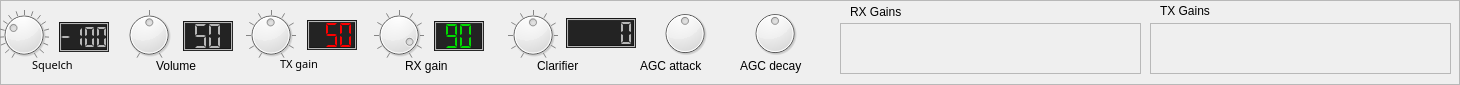
       <widget class="QFrame" name="controlsFrame">
        <property name="sizePolicy">
         <sizepolicy hsizetype="Expanding" vsizetype="Preferred">
          <horstretch>0</horstretch>
          <verstretch>0</verstretch>
         </sizepolicy>
        </property>
        <property name="minimumSize">
         <size>
          <width>600</width>
          <height>80</height>
         </size>
        </property>
        <property name="frameShape">
         <enum>QFrame::StyledPanel</enum>
        </property>
        <property name="frameShadow">
         <enum>QFrame::Raised</enum>
        </property>
        <widget class="QLabel" name="label">
         <property name="geometry">
          <rect>
           <x>280</x>
           <y>54</y>
           <width>61</width>
           <height>20</height>
          </rect>
         </property>
         <property name="sizePolicy">
          <sizepolicy hsizetype="Fixed" vsizetype="Preferred">
           <horstretch>0</horstretch>
           <verstretch>0</verstretch>
          </sizepolicy>
         </property>
         <property name="font">
          <font>
           <family>Sans Serif</family>
           <pointsize>8</pointsize>
           <weight>50</weight>
           <italic>false</italic>
           <bold>false</bold>
          </font>
         </property>
         <property name="styleSheet">
          <string notr="true"/>
         </property>
         <property name="text">
          <string>TX gain</string>
         </property>
        </widget>
        <widget class="QLabel" name="label_14">
         <property name="geometry">
          <rect>
           <x>156</x>
           <y>56</y>
           <width>61</width>
           <height>20</height>
          </rect>
         </property>
         <property name="sizePolicy">
          <sizepolicy hsizetype="Fixed" vsizetype="Preferred">
           <horstretch>0</horstretch>
           <verstretch>0</verstretch>
          </sizepolicy>
         </property>
         <property name="styleSheet">
          <string notr="true"/>
         </property>
         <property name="text">
          <string>Volume</string>
         </property>
        </widget>
        <widget class="QLabel" name="label_11">
         <property name="geometry">
          <rect>
           <x>32</x>
           <y>55</y>
           <width>61</width>
           <height>20</height>
          </rect>
         </property>
         <property name="sizePolicy">
          <sizepolicy hsizetype="Fixed" vsizetype="Fixed">
           <horstretch>0</horstretch>
           <verstretch>0</verstretch>
          </sizepolicy>
         </property>
         <property name="minimumSize">
          <size>
           <width>20</width>
           <height>5</height>
          </size>
         </property>
         <property name="font">
          <font>
           <family>Sans Serif</family>
           <pointsize>8</pointsize>
           <weight>50</weight>
           <italic>false</italic>
           <bold>false</bold>
          </font>
         </property>
         <property name="styleSheet">
          <string notr="true"/>
         </property>
         <property name="text">
          <string>Squelch</string>
         </property>
        </widget>
        <widget class="QLCDNumber" name="rxSquelchDisplay">
         <property name="geometry">
          <rect>
           <x>59</x>
           <y>22</y>
           <width>50</width>
           <height>30</height>
          </rect>
         </property>
         <property name="sizePolicy">
          <sizepolicy hsizetype="Fixed" vsizetype="Fixed">
           <horstretch>0</horstretch>
           <verstretch>0</verstretch>
          </sizepolicy>
         </property>
         <property name="minimumSize">
          <size>
           <width>50</width>
           <height>30</height>
          </size>
         </property>
         <property name="maximumSize">
          <size>
           <width>50</width>
           <height>30</height>
          </size>
         </property>
         <property name="styleSheet">
          <string notr="true">background-color: rgb(35, 35, 35);
color: rgb(182, 182, 182);</string>
         </property>
         <property name="frameShadow">
          <enum>QFrame::Sunken</enum>
         </property>
         <property name="lineWidth">
          <number>1</number>
         </property>
         <property name="midLineWidth">
          <number>1</number>
         </property>
         <property name="digitCount">
          <number>4</number>
         </property>
         <property name="segmentStyle">
          <enum>QLCDNumber::Flat</enum>
         </property>
         <property name="value" stdset="0">
          <double>-100.000000000000000</double>
         </property>
        </widget>
        <widget class="QLCDNumber" name="rxSensitivityDisplay">
         <property name="geometry">
          <rect>
           <x>434</x>
           <y>21</y>
           <width>50</width>
           <height>30</height>
          </rect>
         </property>
         <property name="sizePolicy">
          <sizepolicy hsizetype="Fixed" vsizetype="Fixed">
           <horstretch>0</horstretch>
           <verstretch>0</verstretch>
          </sizepolicy>
         </property>
         <property name="minimumSize">
          <size>
           <width>50</width>
           <height>30</height>
          </size>
         </property>
         <property name="maximumSize">
          <size>
           <width>50</width>
           <height>30</height>
          </size>
         </property>
         <property name="styleSheet">
          <string notr="true">color: rgb(0, 220, 0);
background-color: rgb(35, 35, 35);</string>
         </property>
         <property name="frameShadow">
          <enum>QFrame::Sunken</enum>
         </property>
         <property name="lineWidth">
          <number>1</number>
         </property>
         <property name="midLineWidth">
          <number>1</number>
         </property>
         <property name="digitCount">
          <number>2</number>
         </property>
         <property name="segmentStyle">
          <enum>QLCDNumber::Flat</enum>
         </property>
         <property name="value" stdset="0">
          <double>90.000000000000000</double>
         </property>
        </widget>
        <widget class="QLCDNumber" name="txPowerDisplay">
         <property name="geometry">
          <rect>
           <x>307</x>
           <y>20</y>
           <width>50</width>
           <height>30</height>
          </rect>
         </property>
         <property name="sizePolicy">
          <sizepolicy hsizetype="Fixed" vsizetype="Fixed">
           <horstretch>0</horstretch>
           <verstretch>0</verstretch>
          </sizepolicy>
         </property>
         <property name="minimumSize">
          <size>
           <width>50</width>
           <height>30</height>
          </size>
         </property>
         <property name="maximumSize">
          <size>
           <width>50</width>
           <height>30</height>
          </size>
         </property>
         <property name="styleSheet">
          <string notr="true">color: rgb(255, 0, 0);
background-color: rgb(35, 35, 35);</string>
         </property>
         <property name="frameShadow">
          <enum>QFrame::Sunken</enum>
         </property>
         <property name="lineWidth">
          <number>1</number>
         </property>
         <property name="midLineWidth">
          <number>1</number>
         </property>
         <property name="digitCount">
          <number>3</number>
         </property>
         <property name="segmentStyle">
          <enum>QLCDNumber::Flat</enum>
         </property>
         <property name="value" stdset="0">
          <double>50.000000000000000</double>
         </property>
        </widget>
        <widget class="QLCDNumber" name="rxVolumeDisplay">
         <property name="geometry">
          <rect>
           <x>183</x>
           <y>21</y>
           <width>50</width>
           <height>30</height>
          </rect>
         </property>
         <property name="sizePolicy">
          <sizepolicy hsizetype="Fixed" vsizetype="Fixed">
           <horstretch>0</horstretch>
           <verstretch>0</verstretch>
          </sizepolicy>
         </property>
         <property name="minimumSize">
          <size>
           <width>50</width>
           <height>30</height>
          </size>
         </property>
         <property name="maximumSize">
          <size>
           <width>50</width>
           <height>30</height>
          </size>
         </property>
         <property name="styleSheet">
          <string notr="true">background-color: rgb(35, 35, 35);
color: rgb(182, 182, 182);</string>
         </property>
         <property name="frameShadow">
          <enum>QFrame::Sunken</enum>
         </property>
         <property name="lineWidth">
          <number>1</number>
         </property>
         <property name="midLineWidth">
          <number>1</number>
         </property>
         <property name="digitCount">
          <number>2</number>
         </property>
         <property name="segmentStyle">
          <enum>QLCDNumber::Flat</enum>
         </property>
         <property name="value" stdset="0">
          <double>50.000000000000000</double>
         </property>
         <property name="intValue" stdset="0">
          <number>50</number>
         </property>
        </widget>
        <widget class="QLabel" name="label_9">
         <property name="geometry">
          <rect>
           <x>405</x>
           <y>56</y>
           <width>71</width>
           <height>20</height>
          </rect>
         </property>
         <property name="sizePolicy">
          <sizepolicy hsizetype="Fixed" vsizetype="Preferred">
           <horstretch>0</horstretch>
           <verstretch>0</verstretch>
          </sizepolicy>
         </property>
         <property name="text">
          <string>RX gain</string>
         </property>
        </widget>
        <widget class="SkinnedDial" name="rxSquelchDial">
         <property name="geometry">
          <rect>
           <x>-1</x>
           <y>10</y>
           <width>50</width>
           <height>50</height>
          </rect>
         </property>
         <property name="cursor">
          <cursorShape>OpenHandCursor</cursorShape>
         </property>
         <property name="mouseTracking">
          <bool>true</bool>
         </property>
         <property name="autoFillBackground">
          <bool>false</bool>
         </property>
         <property name="styleSheet">
          <string notr="true"/>
         </property>
         <property name="minimum">
          <number>-150</number>
         </property>
         <property name="maximum">
          <number>10</number>
         </property>
         <property name="pageStep">
          <number>1</number>
         </property>
         <property name="value">
          <number>-100</number>
         </property>
         <property name="invertedAppearance">
          <bool>false</bool>
         </property>
         <property name="notchTarget">
          <double>10.000000000000000</double>
         </property>
         <property name="notchesVisible">
          <bool>true</bool>
         </property>
        </widget>
        <widget class="SkinnedDial" name="rxVolumeDial">
         <property name="geometry">
          <rect>
           <x>124</x>
           <y>10</y>
           <width>50</width>
           <height>50</height>
          </rect>
         </property>
         <property name="cursor">
          <cursorShape>OpenHandCursor</cursorShape>
         </property>
         <property name="mouseTracking">
          <bool>true</bool>
         </property>
         <property name="autoFillBackground">
          <bool>false</bool>
         </property>
         <property name="maximum">
          <number>99</number>
         </property>
         <property name="pageStep">
          <number>1</number>
         </property>
         <property name="value">
          <number>50</number>
         </property>
         <property name="notchTarget">
          <double>50.000000000000000</double>
         </property>
         <property name="notchesVisible">
          <bool>true</bool>
         </property>
        </widget>
        <widget class="SkinnedDial" name="txGainDial">
         <property name="geometry">
          <rect>
           <x>246</x>
           <y>10</y>
           <width>50</width>
           <height>50</height>
          </rect>
         </property>
         <property name="cursor">
          <cursorShape>OpenHandCursor</cursorShape>
         </property>
         <property name="mouseTracking">
          <bool>true</bool>
         </property>
         <property name="autoFillBackground">
          <bool>false</bool>
         </property>
         <property name="minimum">
          <number>1</number>
         </property>
         <property name="maximum">
          <number>100</number>
         </property>
         <property name="pageStep">
          <number>1</number>
         </property>
         <property name="value">
          <number>50</number>
         </property>
         <property name="notchTarget">
          <double>10.000000000000000</double>
         </property>
         <property name="notchesVisible">
          <bool>true</bool>
         </property>
        </widget>
        <widget class="SkinnedDial" name="rxGainDial">
         <property name="geometry">
          <rect>
           <x>374</x>
           <y>10</y>
           <width>50</width>
           <height>50</height>
          </rect>
         </property>
         <property name="cursor">
          <cursorShape>OpenHandCursor</cursorShape>
         </property>
         <property name="mouseTracking">
          <bool>true</bool>
         </property>
         <property name="autoFillBackground">
          <bool>false</bool>
         </property>
         <property name="maximum">
          <number>99</number>
         </property>
         <property name="pageStep">
          <number>1</number>
         </property>
         <property name="value">
          <number>90</number>
         </property>
         <property name="invertedAppearance">
          <bool>false</bool>
         </property>
         <property name="invertedControls">
          <bool>false</bool>
         </property>
         <property name="notchTarget">
          <double>10.000000000000000</double>
         </property>
         <property name="notchesVisible">
          <bool>true</bool>
         </property>
        </widget>
        <widget class="SkinnedDial" name="tuneDial">
         <property name="geometry">
          <rect>
           <x>508</x>
           <y>10</y>
           <width>50</width>
           <height>50</height>
          </rect>
         </property>
         <property name="sizePolicy">
          <sizepolicy hsizetype="Preferred" vsizetype="Preferred">
           <horstretch>0</horstretch>
           <verstretch>0</verstretch>
          </sizepolicy>
         </property>
         <property name="minimumSize">
          <size>
           <width>50</width>
           <height>50</height>
          </size>
         </property>
         <property name="cursor">
          <cursorShape>OpenHandCursor</cursorShape>
         </property>
         <property name="mouseTracking">
          <bool>true</bool>
         </property>
         <property name="autoFillBackground">
          <bool>false</bool>
         </property>
         <property name="minimum">
          <number>-500</number>
         </property>
         <property name="maximum">
          <number>500</number>
         </property>
         <property name="pageStep">
          <number>1</number>
         </property>
         <property name="value">
          <number>0</number>
         </property>
         <property name="invertedAppearance">
          <bool>false</bool>
         </property>
         <property name="invertedControls">
          <bool>false</bool>
         </property>
         <property name="notchTarget">
          <double>100.000000000000000</double>
         </property>
         <property name="notchesVisible">
          <bool>true</bool>
         </property>
        </widget>
        <widget class="QLabel" name="label_20">
         <property name="geometry">
          <rect>
           <x>537</x>
           <y>56</y>
           <width>61</width>
           <height>20</height>
          </rect>
         </property>
         <property name="text">
          <string>Clarifier</string>
         </property>
        </widget>
        <widget class="QFrame" name="rxGainsFrameMenu">
         <property name="geometry">
          <rect>
           <x>840</x>
           <y>23</y>
           <width>301</width>
           <height>51</height>
          </rect>
         </property>
         <property name="sizePolicy">
          <sizepolicy hsizetype="Fixed" vsizetype="Fixed">
           <horstretch>0</horstretch>
           <verstretch>0</verstretch>
          </sizepolicy>
         </property>
         <property name="minimumSize">
          <size>
           <width>200</width>
           <height>0</height>
          </size>
         </property>
         <property name="frameShape">
          <enum>QFrame::StyledPanel</enum>
         </property>
         <property name="frameShadow">
          <enum>QFrame::Raised</enum>
         </property>
         <layout class="QHBoxLayout" name="horizontalLayout_11"/>
        </widget>
        <widget class="QFrame" name="txGainsFrameMenu">
         <property name="geometry">
          <rect>
           <x>1150</x>
           <y>23</y>
           <width>301</width>
           <height>51</height>
          </rect>
         </property>
         <property name="sizePolicy">
          <sizepolicy hsizetype="Fixed" vsizetype="Fixed">
           <horstretch>0</horstretch>
           <verstretch>0</verstretch>
          </sizepolicy>
         </property>
         <property name="minimumSize">
          <size>
           <width>200</width>
           <height>0</height>
          </size>
         </property>
         <property name="frameShape">
          <enum>QFrame::StyledPanel</enum>
         </property>
         <property name="frameShadow">
          <enum>QFrame::Raised</enum>
         </property>
         <layout class="QHBoxLayout" name="horizontalLayout_12"/>
        </widget>
        <widget class="QLabel" name="label_21">
         <property name="geometry">
          <rect>
           <x>850</x>
           <y>2</y>
           <width>70</width>
           <height>20</height>
          </rect>
         </property>
         <property name="maximumSize">
          <size>
           <width>70</width>
           <height>20</height>
          </size>
         </property>
         <property name="text">
          <string>RX Gains</string>
         </property>
        </widget>
        <widget class="QLabel" name="label_50">
         <property name="geometry">
          <rect>
           <x>1160</x>
           <y>1</y>
           <width>70</width>
           <height>20</height>
          </rect>
         </property>
         <property name="maximumSize">
          <size>
           <width>70</width>
           <height>20</height>
          </size>
         </property>
         <property name="text">
          <string>TX Gains</string>
         </property>
        </widget>
        <widget class="SkinnedDial" name="agcAttackDial">
         <property name="geometry">
          <rect>
           <x>660</x>
           <y>8</y>
           <width>50</width>
           <height>51</height>
          </rect>
         </property>
         <property name="minimum">
          <number>-25</number>
         </property>
         <property name="maximum">
          <number>25</number>
         </property>
        </widget>
        <widget class="SkinnedDial" name="agcDecayDial">
         <property name="geometry">
          <rect>
           <x>750</x>
           <y>8</y>
           <width>50</width>
           <height>51</height>
          </rect>
         </property>
         <property name="minimum">
          <number>-25</number>
         </property>
         <property name="maximum">
          <number>25</number>
         </property>
        </widget>
        <widget class="QLabel" name="label_51">
         <property name="geometry">
          <rect>
           <x>640</x>
           <y>56</y>
           <width>90</width>
           <height>20</height>
          </rect>
         </property>
         <property name="text">
          <string>AGC attack</string>
         </property>
        </widget>
        <widget class="QLabel" name="label_52">
         <property name="geometry">
          <rect>
           <x>740</x>
           <y>56</y>
           <width>90</width>
           <height>20</height>
          </rect>
         </property>
         <property name="text">
          <string>AGC decay</string>
         </property>
        </widget>
        <widget class="QLCDNumber" name="clarifierFrequencyDisplay">
         <property name="geometry">
          <rect>
           <x>566</x>
           <y>18</y>
           <width>70</width>
           <height>30</height>
          </rect>
         </property>
         <property name="sizePolicy">
          <sizepolicy hsizetype="Fixed" vsizetype="Fixed">
           <horstretch>0</horstretch>
           <verstretch>0</verstretch>
          </sizepolicy>
         </property>
         <property name="minimumSize">
          <size>
           <width>70</width>
           <height>30</height>
          </size>
         </property>
         <property name="maximumSize">
          <size>
           <width>70</width>
           <height>30</height>
          </size>
         </property>
         <property name="styleSheet">
          <string notr="true">background-color: rgb(35, 35, 35);
color: rgb(182, 182, 182);</string>
         </property>
         <property name="frameShadow">
          <enum>QFrame::Sunken</enum>
         </property>
         <property name="lineWidth">
          <number>1</number>
         </property>
         <property name="midLineWidth">
          <number>1</number>
         </property>
         <property name="digitCount">
          <number>5</number>
         </property>
         <property name="segmentStyle">
          <enum>QLCDNumber::Flat</enum>
         </property>
         <property name="value" stdset="0">
          <double>0.000000000000000</double>
         </property>
         <property name="intValue" stdset="0">
          <number>0</number>
         </property>
        </widget>
       </widget>
